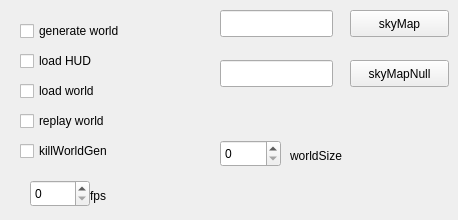
    <widget class="QWidget" name="tab_4">
     <attribute name="title">
      <string>World</string>
     </attribute>
     <widget class="QCheckBox" name="generateWorld">
      <property name="geometry">
       <rect>
        <x>20</x>
        <y>20</y>
        <width>141</width>
        <height>22</height>
       </rect>
      </property>
      <property name="text">
       <string>generate world</string>
      </property>
     </widget>
     <widget class="QCheckBox" name="loadHud">
      <property name="geometry">
       <rect>
        <x>20</x>
        <y>50</y>
        <width>141</width>
        <height>22</height>
       </rect>
      </property>
      <property name="text">
       <string>load HUD</string>
      </property>
     </widget>
     <widget class="QCheckBox" name="loadWorld">
      <property name="geometry">
       <rect>
        <x>20</x>
        <y>80</y>
        <width>141</width>
        <height>22</height>
       </rect>
      </property>
      <property name="text">
       <string>load world</string>
      </property>
     </widget>
     <widget class="QCheckBox" name="replayWorld">
      <property name="geometry">
       <rect>
        <x>20</x>
        <y>110</y>
        <width>141</width>
        <height>22</height>
       </rect>
      </property>
      <property name="text">
       <string>replay world</string>
      </property>
     </widget>
     <widget class="QLineEdit" name="skyMap">
      <property name="geometry">
       <rect>
        <x>220</x>
        <y>10</y>
        <width>113</width>
        <height>27</height>
       </rect>
      </property>
     </widget>
     <widget class="QLineEdit" name="skyMapNull">
      <property name="geometry">
       <rect>
        <x>220</x>
        <y>60</y>
        <width>113</width>
        <height>27</height>
       </rect>
      </property>
     </widget>
     <widget class="QPushButton" name="skyMapBtn">
      <property name="geometry">
       <rect>
        <x>350</x>
        <y>10</y>
        <width>99</width>
        <height>27</height>
       </rect>
      </property>
      <property name="text">
       <string>skyMap</string>
      </property>
     </widget>
     <widget class="QPushButton" name="skyMapNullBtn">
      <property name="geometry">
       <rect>
        <x>350</x>
        <y>60</y>
        <width>99</width>
        <height>27</height>
       </rect>
      </property>
      <property name="text">
       <string>skyMapNull</string>
      </property>
     </widget>
     <widget class="QCheckBox" name="killWorldGen">
      <property name="geometry">
       <rect>
        <x>20</x>
        <y>140</y>
        <width>121</width>
        <height>22</height>
       </rect>
      </property>
      <property name="text">
       <string>killWorldGen</string>
      </property>
     </widget>
     <widget class="QSpinBox" name="worldSize">
      <property name="geometry">
       <rect>
        <x>220</x>
        <y>140</y>
        <width>61</width>
        <height>27</height>
       </rect>
      </property>
     </widget>
     <widget class="QLabel" name="label_149">
      <property name="geometry">
       <rect>
        <x>290</x>
        <y>140</y>
        <width>71</width>
        <height>31</height>
       </rect>
      </property>
      <property name="text">
       <string>worldSize</string>
      </property>
     </widget>
     <widget class="QSpinBox" name="fps">
      <property name="geometry">
       <rect>
        <x>30</x>
        <y>180</y>
        <width>60</width>
        <height>27</height>
       </rect>
      </property>
     </widget>
     <widget class="QLabel" name="label_158">
      <property name="geometry">
       <rect>
        <x>90</x>
        <y>180</y>
        <width>71</width>
        <height>31</height>
       </rect>
      </property>
      <property name="text">
       <string>fps</string>
      </property>
     </widget>
    </widget>
